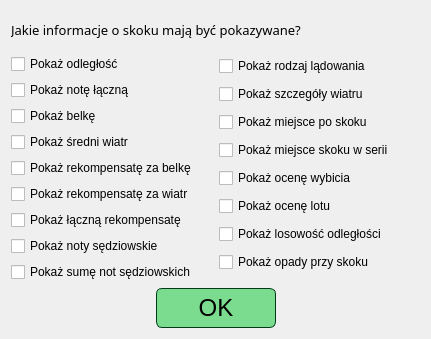
<?xml version="1.0" encoding="UTF-8"?>
<ui version="4.0">
 <class>JumpDataInfoChoiceDialog</class>
 <widget class="QDialog" name="JumpDataInfoChoiceDialog">
  <property name="geometry">
   <rect>
    <x>0</x>
    <y>0</y>
    <width>431</width>
    <height>339</height>
   </rect>
  </property>
  <property name="windowTitle">
   <string>Dialog</string>
  </property>
  <layout class="QVBoxLayout" name="verticalLayout_3">
   <item>
    <widget class="QLabel" name="label">
     <property name="font">
      <font>
       <family>Segoe UI Semibold</family>
       <pointsize>10</pointsize>
       <bold>false</bold>
      </font>
     </property>
     <property name="text">
      <string>Jakie informacje o skoku mają być pokazywane?</string>
     </property>
    </widget>
   </item>
   <item>
    <layout class="QHBoxLayout" name="horizontalLayout">
     <item>
      <layout class="QVBoxLayout" name="verticalLayout">
       <item>
        <widget class="QCheckBox" name="checkBox_distance">
         <property name="text">
          <string>Pokaż odległość</string>
         </property>
        </widget>
       </item>
       <item>
        <widget class="QCheckBox" name="checkBox_points">
         <property name="text">
          <string>Pokaż notę łączną</string>
         </property>
        </widget>
       </item>
       <item>
        <widget class="QCheckBox" name="checkBox_gate">
         <property name="text">
          <string>Pokaż belkę</string>
         </property>
        </widget>
       </item>
       <item>
        <widget class="QCheckBox" name="checkBox_averagedWind">
         <property name="text">
          <string>Pokaż średni wiatr</string>
         </property>
        </widget>
       </item>
       <item>
        <widget class="QCheckBox" name="checkBox_gateCompensation">
         <property name="text">
          <string>Pokaż rekompensatę za belkę</string>
         </property>
        </widget>
       </item>
       <item>
        <widget class="QCheckBox" name="checkBox_windCompensation">
         <property name="text">
          <string>Pokaż rekompensatę za wiatr</string>
         </property>
        </widget>
       </item>
       <item>
        <widget class="QCheckBox" name="checkBox_totalCompensation">
         <property name="text">
          <string>Pokaż łączną rekompensatę</string>
         </property>
        </widget>
       </item>
       <item>
        <widget class="QCheckBox" name="checkBox_judges">
         <property name="text">
          <string>Pokaż noty sędziowskie</string>
         </property>
        </widget>
       </item>
       <item>
        <widget class="QCheckBox" name="checkBox_judgesPoints">
         <property name="text">
          <string>Pokaż sumę not sędziowskich</string>
         </property>
        </widget>
       </item>
      </layout>
     </item>
     <item>
      <layout class="QVBoxLayout" name="verticalLayout_2">
       <item>
        <widget class="QCheckBox" name="checkBox_landingType">
         <property name="text">
          <string>Pokaż rodzaj lądowania</string>
         </property>
        </widget>
       </item>
       <item>
        <widget class="QCheckBox" name="checkBox_specificWind">
         <property name="text">
          <string>Pokaż szczegóły wiatru</string>
         </property>
        </widget>
       </item>
       <item>
        <widget class="QCheckBox" name="checkBox_positionAfterJump">
         <property name="text">
          <string>Pokaż miejsce po skoku</string>
         </property>
        </widget>
       </item>
       <item>
        <widget class="QCheckBox" name="checkBox_jumpPositionInRound">
         <property name="text">
          <string>Pokaż miejsce skoku w serii</string>
         </property>
        </widget>
       </item>
       <item>
        <widget class="QCheckBox" name="checkBox_takeoffRating">
         <property name="text">
          <string>Pokaż ocenę wybicia</string>
         </property>
        </widget>
       </item>
       <item>
        <widget class="QCheckBox" name="checkBox_flightRating">
         <property name="text">
          <string>Pokaż ocenę lotu</string>
         </property>
        </widget>
       </item>
       <item>
        <widget class="QCheckBox" name="checkBox_distanceRandom">
         <property name="text">
          <string>Pokaż losowość odległości</string>
         </property>
        </widget>
       </item>
       <item>
        <widget class="QCheckBox" name="checkBox_snowRain">
         <property name="text">
          <string>Pokaż opady przy skoku</string>
         </property>
        </widget>
       </item>
      </layout>
     </item>
    </layout>
   </item>
   <item>
    <layout class="QHBoxLayout" name="horizontalLayout_OKButton">
     <item>
      <spacer name="horizontalSpacer">
       <property name="orientation">
        <enum>Qt::Horizontal</enum>
       </property>
       <property name="sizeHint" stdset="0">
        <size>
         <width>40</width>
         <height>20</height>
        </size>
       </property>
      </spacer>
     </item>
     <item>
      <widget class="QPushButton" name="pushButton_submit">
       <property name="minimumSize">
        <size>
         <width>120</width>
         <height>40</height>
        </size>
       </property>
       <property name="maximumSize">
        <size>
         <width>120</width>
         <height>40</height>
        </size>
       </property>
       <property name="font">
        <font>
         <pointsize>18</pointsize>
        </font>
       </property>
       <property name="styleSheet">
        <string notr="true">QPushButton{
border: 1px solid rgb(0, 59, 23);
border-radius: 6px;
color: rgb(0, 0, 0);
background-color: rgb(123, 220, 144);
}
QPushButton:hover{
background-color: rgb(153, 253, 174);
}</string>
       </property>
       <property name="text">
        <string>OK</string>
       </property>
      </widget>
     </item>
     <item>
      <spacer name="horizontalSpacer_2">
       <property name="orientation">
        <enum>Qt::Horizontal</enum>
       </property>
       <property name="sizeHint" stdset="0">
        <size>
         <width>40</width>
         <height>20</height>
        </size>
       </property>
      </spacer>
     </item>
    </layout>
   </item>
  </layout>
 </widget>
 <resources/>
 <connections/>
</ui>
